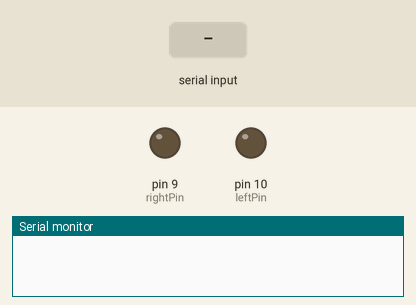
Recording of a sketch running on a simulated Arduino Uno, built with avr-gcc and run on an emulated ATmega328P. Parts: output pins drawn as LEDs (lit = HIGH), the last lines printed to the serial monitor. The inputs (shaded band) are chosen by the test bench.

Above: at 1.2 s.
1.3 s: "0" received over Serial
At 1.8 s:
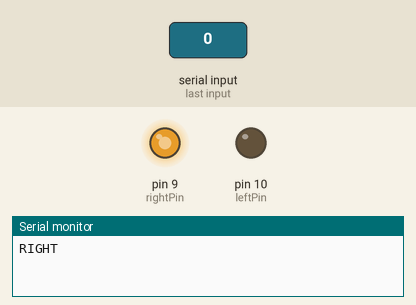
2.8 s: "1" received over Serial
At 4.0 s:
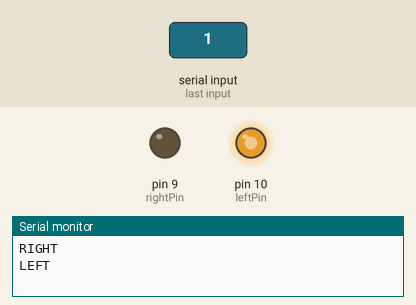
4.3 s: "2" received over Serial
At 5.3 s:
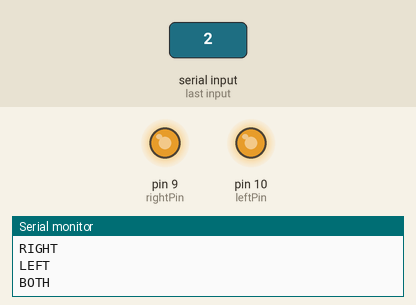
5.8 s: "3" received over Serial
At 6.5 s:
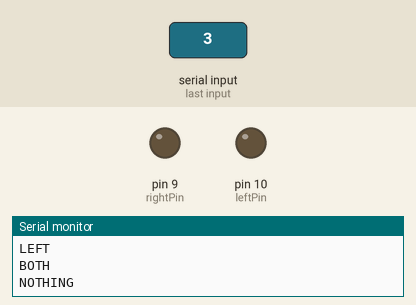
Timing chart, 0 to 8.3 s (numbered marks = the images above; inputs shaded):
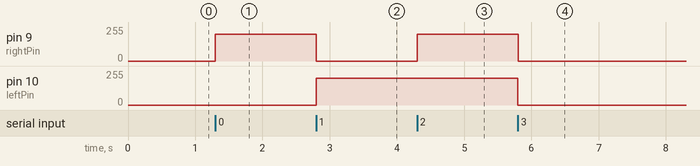

The sketch:

WeepingAngel.ino
```cpp
#define leftPin 10
#define rightPin 9
char state = '3';
char old_state = '3';
int omega = 200;

void setup() {
  pinMode(leftPin, OUTPUT);
  pinMode(rightPin, OUTPUT);
  analogWrite(leftPin, 0);
  analogWrite(rightPin, 0);
  Serial.begin(9600); // Default communication rate of the Bluetooth module
}

void loop() {
  if(Serial.available() > 0){ // Checks whether data is comming from the serial port
    state = Serial.read(); // Reads the data from the serial port
 }
 if (state != old_state) {
   if (state == '0') {
    analogWrite(leftPin, 0); // Turn LED OFF
    analogWrite(rightPin, omega); // Send back, to the phone, the String "LED: ON"
    Serial.println("RIGHT");
   }
   else if (state == '1') {
    analogWrite(leftPin, omega);
    analogWrite(rightPin, 0);
    Serial.println("LEFT");
   }
   else if (state == '2') {
    analogWrite(leftPin, omega);
    analogWrite(rightPin, omega);
    Serial.println("BOTH");
   }
   else if (state == '3') {
    analogWrite(leftPin, 0);
    analogWrite(rightPin, 0);
    Serial.println("NOTHING");
   }
   old_state = state;
 }
}
```

Measured:
- after the input at 1.3 s, pin 9 (rightPin): 0/255 → 200/255 at once
- after the input at 2.8 s, pin 9 (rightPin): 200/255 → 0/255 at once; pin 10 (leftPin): 0/255 → 200/255 at once
- after the input at 4.3 s, pin 9 (rightPin): 0/255 → 200/255 at once
- after the input at 5.8 s, pin 9 (rightPin), pin 10 (leftPin): 200/255 → 0/255 at once
